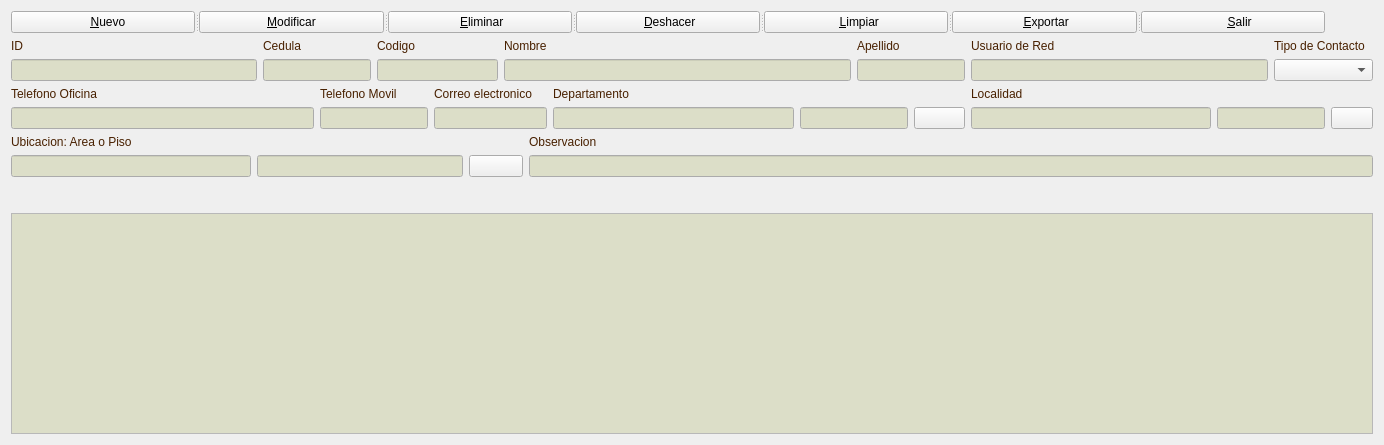
<?xml version="1.0" encoding="UTF-8"?>
<ui version="4.0">
 <class>Form</class>
 <widget class="QWidget" name="Form">
  <property name="geometry">
   <rect>
    <x>0</x>
    <y>0</y>
    <width>1384</width>
    <height>445</height>
   </rect>
  </property>
  <property name="palette">
   <palette>
    <active>
     <colorrole role="Base">
      <brush brushstyle="SolidPattern">
       <color alpha="255">
        <red>220</red>
        <green>222</green>
        <blue>200</blue>
       </color>
      </brush>
     </colorrole>
    </active>
    <inactive>
     <colorrole role="Base">
      <brush brushstyle="SolidPattern">
       <color alpha="255">
        <red>220</red>
        <green>222</green>
        <blue>200</blue>
       </color>
      </brush>
     </colorrole>
    </inactive>
    <disabled>
     <colorrole role="Base">
      <brush brushstyle="SolidPattern">
       <color alpha="255">
        <red>255</red>
        <green>255</green>
        <blue>255</blue>
       </color>
      </brush>
     </colorrole>
    </disabled>
   </palette>
  </property>
  <property name="windowTitle">
   <string>Form</string>
  </property>
  <property name="windowIcon">
   <iconset>
    <normaloff>../img/contactos/user-6-16.png</normaloff>../img/contactos/user-6-16.png</iconset>
  </property>
  <layout class="QGridLayout" name="gridLayout">
   <item row="0" column="0" colspan="16">
    <widget class="QSplitter" name="splitter">
     <property name="orientation">
      <enum>Qt::Horizontal</enum>
     </property>
     <widget class="QPushButton" name="btnNuevo">
      <property name="text">
       <string>   &amp;Nuevo</string>
      </property>
      <property name="icon">
       <iconset>
        <normaloff>../img/30px-Crystal_Clear_app_List_manager.png</normaloff>../img/30px-Crystal_Clear_app_List_manager.png</iconset>
      </property>
     </widget>
     <widget class="QPushButton" name="btnModificar">
      <property name="text">
       <string>&amp;Modificar</string>
      </property>
      <property name="icon">
       <iconset>
        <normaloff>../img/40px-Crystal_Clear_app_kedit.png</normaloff>../img/40px-Crystal_Clear_app_kedit.png</iconset>
      </property>
     </widget>
     <widget class="QPushButton" name="btnEliminar">
      <property name="text">
       <string> &amp;Eliminar</string>
      </property>
      <property name="icon">
       <iconset>
        <normaloff>../img/30px_1 (514).png</normaloff>../img/30px_1 (514).png</iconset>
      </property>
     </widget>
     <widget class="QPushButton" name="btnDeshacer">
      <property name="text">
       <string> &amp;Deshacer</string>
      </property>
      <property name="icon">
       <iconset>
        <normaloff>../img/40px_reload.png</normaloff>../img/40px_reload.png</iconset>
      </property>
     </widget>
     <widget class="QPushButton" name="btnLimpiar">
      <property name="text">
       <string>  &amp;Limpiar</string>
      </property>
      <property name="icon">
       <iconset>
        <normaloff>../img/erase.png</normaloff>../img/erase.png</iconset>
      </property>
     </widget>
     <widget class="QPushButton" name="btnExportar">
      <property name="text">
       <string> &amp;Exportar</string>
      </property>
      <property name="icon">
       <iconset>
        <normaloff>../img/OfficeExcel.png</normaloff>../img/OfficeExcel.png</iconset>
      </property>
     </widget>
     <widget class="QPushButton" name="btnSalir">
      <property name="text">
       <string>    &amp;Salir</string>
      </property>
      <property name="icon">
       <iconset>
        <normaloff>../img/25px_exit.png</normaloff>../img/25px_exit.png</iconset>
      </property>
     </widget>
    </widget>
   </item>
   <item row="1" column="0" colspan="2">
    <widget class="QLabel" name="lblId">
     <property name="palette">
      <palette>
       <active>
        <colorrole role="WindowText">
         <brush brushstyle="SolidPattern">
          <color alpha="255">
           <red>72</red>
           <green>32</green>
           <blue>0</blue>
          </color>
         </brush>
        </colorrole>
       </active>
       <inactive>
        <colorrole role="WindowText">
         <brush brushstyle="SolidPattern">
          <color alpha="255">
           <red>72</red>
           <green>32</green>
           <blue>0</blue>
          </color>
         </brush>
        </colorrole>
       </inactive>
       <disabled>
        <colorrole role="WindowText">
         <brush brushstyle="SolidPattern">
          <color alpha="255">
           <red>127</red>
           <green>127</green>
           <blue>126</blue>
          </color>
         </brush>
        </colorrole>
       </disabled>
      </palette>
     </property>
     <property name="text">
      <string>ID</string>
     </property>
    </widget>
   </item>
   <item row="1" column="2" colspan="2">
    <widget class="QLabel" name="lblCedula">
     <property name="palette">
      <palette>
       <active>
        <colorrole role="WindowText">
         <brush brushstyle="SolidPattern">
          <color alpha="255">
           <red>72</red>
           <green>32</green>
           <blue>0</blue>
          </color>
         </brush>
        </colorrole>
       </active>
       <inactive>
        <colorrole role="WindowText">
         <brush brushstyle="SolidPattern">
          <color alpha="255">
           <red>72</red>
           <green>32</green>
           <blue>0</blue>
          </color>
         </brush>
        </colorrole>
       </inactive>
       <disabled>
        <colorrole role="WindowText">
         <brush brushstyle="SolidPattern">
          <color alpha="255">
           <red>127</red>
           <green>127</green>
           <blue>126</blue>
          </color>
         </brush>
        </colorrole>
       </disabled>
      </palette>
     </property>
     <property name="text">
      <string>Cedula</string>
     </property>
    </widget>
   </item>
   <item row="1" column="4">
    <widget class="QLabel" name="lblCodigo">
     <property name="palette">
      <palette>
       <active>
        <colorrole role="WindowText">
         <brush brushstyle="SolidPattern">
          <color alpha="255">
           <red>72</red>
           <green>32</green>
           <blue>0</blue>
          </color>
         </brush>
        </colorrole>
       </active>
       <inactive>
        <colorrole role="WindowText">
         <brush brushstyle="SolidPattern">
          <color alpha="255">
           <red>72</red>
           <green>32</green>
           <blue>0</blue>
          </color>
         </brush>
        </colorrole>
       </inactive>
       <disabled>
        <colorrole role="WindowText">
         <brush brushstyle="SolidPattern">
          <color alpha="255">
           <red>127</red>
           <green>127</green>
           <blue>126</blue>
          </color>
         </brush>
        </colorrole>
       </disabled>
      </palette>
     </property>
     <property name="text">
      <string>Codigo</string>
     </property>
    </widget>
   </item>
   <item row="1" column="7" colspan="2">
    <widget class="QLabel" name="lblNombre">
     <property name="palette">
      <palette>
       <active>
        <colorrole role="WindowText">
         <brush brushstyle="SolidPattern">
          <color alpha="255">
           <red>72</red>
           <green>32</green>
           <blue>0</blue>
          </color>
         </brush>
        </colorrole>
       </active>
       <inactive>
        <colorrole role="WindowText">
         <brush brushstyle="SolidPattern">
          <color alpha="255">
           <red>72</red>
           <green>32</green>
           <blue>0</blue>
          </color>
         </brush>
        </colorrole>
       </inactive>
       <disabled>
        <colorrole role="WindowText">
         <brush brushstyle="SolidPattern">
          <color alpha="255">
           <red>127</red>
           <green>127</green>
           <blue>126</blue>
          </color>
         </brush>
        </colorrole>
       </disabled>
      </palette>
     </property>
     <property name="text">
      <string>Nombre</string>
     </property>
    </widget>
   </item>
   <item row="1" column="11">
    <widget class="QLabel" name="lblApellido">
     <property name="palette">
      <palette>
       <active>
        <colorrole role="WindowText">
         <brush brushstyle="SolidPattern">
          <color alpha="255">
           <red>72</red>
           <green>32</green>
           <blue>0</blue>
          </color>
         </brush>
        </colorrole>
       </active>
       <inactive>
        <colorrole role="WindowText">
         <brush brushstyle="SolidPattern">
          <color alpha="255">
           <red>72</red>
           <green>32</green>
           <blue>0</blue>
          </color>
         </brush>
        </colorrole>
       </inactive>
       <disabled>
        <colorrole role="WindowText">
         <brush brushstyle="SolidPattern">
          <color alpha="255">
           <red>127</red>
           <green>127</green>
           <blue>126</blue>
          </color>
         </brush>
        </colorrole>
       </disabled>
      </palette>
     </property>
     <property name="text">
      <string>Apellido</string>
     </property>
    </widget>
   </item>
   <item row="1" column="13" colspan="2">
    <widget class="QLabel" name="lblUsuarioRed">
     <property name="palette">
      <palette>
       <active>
        <colorrole role="WindowText">
         <brush brushstyle="SolidPattern">
          <color alpha="255">
           <red>72</red>
           <green>32</green>
           <blue>0</blue>
          </color>
         </brush>
        </colorrole>
       </active>
       <inactive>
        <colorrole role="WindowText">
         <brush brushstyle="SolidPattern">
          <color alpha="255">
           <red>72</red>
           <green>32</green>
           <blue>0</blue>
          </color>
         </brush>
        </colorrole>
       </inactive>
       <disabled>
        <colorrole role="WindowText">
         <brush brushstyle="SolidPattern">
          <color alpha="255">
           <red>127</red>
           <green>127</green>
           <blue>126</blue>
          </color>
         </brush>
        </colorrole>
       </disabled>
      </palette>
     </property>
     <property name="text">
      <string>Usuario de Red</string>
     </property>
    </widget>
   </item>
   <item row="1" column="15" colspan="2">
    <widget class="QLabel" name="lblTipoContacto">
     <property name="palette">
      <palette>
       <active>
        <colorrole role="WindowText">
         <brush brushstyle="SolidPattern">
          <color alpha="255">
           <red>72</red>
           <green>32</green>
           <blue>0</blue>
          </color>
         </brush>
        </colorrole>
       </active>
       <inactive>
        <colorrole role="WindowText">
         <brush brushstyle="SolidPattern">
          <color alpha="255">
           <red>72</red>
           <green>32</green>
           <blue>0</blue>
          </color>
         </brush>
        </colorrole>
       </inactive>
       <disabled>
        <colorrole role="WindowText">
         <brush brushstyle="SolidPattern">
          <color alpha="255">
           <red>127</red>
           <green>127</green>
           <blue>126</blue>
          </color>
         </brush>
        </colorrole>
       </disabled>
      </palette>
     </property>
     <property name="text">
      <string>Tipo de Contacto</string>
     </property>
    </widget>
   </item>
   <item row="2" column="0" colspan="2">
    <widget class="QLineEdit" name="txtId"/>
   </item>
   <item row="2" column="2" colspan="2">
    <widget class="QLineEdit" name="txtCedula"/>
   </item>
   <item row="2" column="4" colspan="3">
    <widget class="QLineEdit" name="txtCodigo"/>
   </item>
   <item row="2" column="7" colspan="4">
    <widget class="QLineEdit" name="txtNombre"/>
   </item>
   <item row="2" column="11" colspan="2">
    <widget class="QLineEdit" name="txtApellido"/>
   </item>
   <item row="2" column="13" colspan="2">
    <widget class="QLineEdit" name="txtUsuario_Red"/>
   </item>
   <item row="2" column="15" colspan="2">
    <widget class="QComboBox" name="cbxTipoContacto">
     <property name="editable">
      <bool>false</bool>
     </property>
    </widget>
   </item>
   <item row="3" column="0" colspan="3">
    <widget class="QLabel" name="lblTelefonoOficina">
     <property name="palette">
      <palette>
       <active>
        <colorrole role="WindowText">
         <brush brushstyle="SolidPattern">
          <color alpha="255">
           <red>72</red>
           <green>32</green>
           <blue>0</blue>
          </color>
         </brush>
        </colorrole>
       </active>
       <inactive>
        <colorrole role="WindowText">
         <brush brushstyle="SolidPattern">
          <color alpha="255">
           <red>72</red>
           <green>32</green>
           <blue>0</blue>
          </color>
         </brush>
        </colorrole>
       </inactive>
       <disabled>
        <colorrole role="WindowText">
         <brush brushstyle="SolidPattern">
          <color alpha="255">
           <red>127</red>
           <green>127</green>
           <blue>126</blue>
          </color>
         </brush>
        </colorrole>
       </disabled>
      </palette>
     </property>
     <property name="text">
      <string>Telefono Oficina</string>
     </property>
    </widget>
   </item>
   <item row="3" column="3" colspan="2">
    <widget class="QLabel" name="lblTelefonoMovil">
     <property name="palette">
      <palette>
       <active>
        <colorrole role="WindowText">
         <brush brushstyle="SolidPattern">
          <color alpha="255">
           <red>72</red>
           <green>32</green>
           <blue>0</blue>
          </color>
         </brush>
        </colorrole>
       </active>
       <inactive>
        <colorrole role="WindowText">
         <brush brushstyle="SolidPattern">
          <color alpha="255">
           <red>72</red>
           <green>32</green>
           <blue>0</blue>
          </color>
         </brush>
        </colorrole>
       </inactive>
       <disabled>
        <colorrole role="WindowText">
         <brush brushstyle="SolidPattern">
          <color alpha="255">
           <red>127</red>
           <green>127</green>
           <blue>126</blue>
          </color>
         </brush>
        </colorrole>
       </disabled>
      </palette>
     </property>
     <property name="text">
      <string>Telefono Movil</string>
     </property>
    </widget>
   </item>
   <item row="3" column="5" colspan="4">
    <widget class="QLabel" name="lblEmail">
     <property name="palette">
      <palette>
       <active>
        <colorrole role="WindowText">
         <brush brushstyle="SolidPattern">
          <color alpha="255">
           <red>72</red>
           <green>32</green>
           <blue>0</blue>
          </color>
         </brush>
        </colorrole>
       </active>
       <inactive>
        <colorrole role="WindowText">
         <brush brushstyle="SolidPattern">
          <color alpha="255">
           <red>72</red>
           <green>32</green>
           <blue>0</blue>
          </color>
         </brush>
        </colorrole>
       </inactive>
       <disabled>
        <colorrole role="WindowText">
         <brush brushstyle="SolidPattern">
          <color alpha="255">
           <red>127</red>
           <green>127</green>
           <blue>126</blue>
          </color>
         </brush>
        </colorrole>
       </disabled>
      </palette>
     </property>
     <property name="text">
      <string>Correo electronico</string>
     </property>
    </widget>
   </item>
   <item row="3" column="9" colspan="3">
    <widget class="QLabel" name="lblDpto">
     <property name="palette">
      <palette>
       <active>
        <colorrole role="WindowText">
         <brush brushstyle="SolidPattern">
          <color alpha="255">
           <red>72</red>
           <green>32</green>
           <blue>0</blue>
          </color>
         </brush>
        </colorrole>
       </active>
       <inactive>
        <colorrole role="WindowText">
         <brush brushstyle="SolidPattern">
          <color alpha="255">
           <red>72</red>
           <green>32</green>
           <blue>0</blue>
          </color>
         </brush>
        </colorrole>
       </inactive>
       <disabled>
        <colorrole role="WindowText">
         <brush brushstyle="SolidPattern">
          <color alpha="255">
           <red>127</red>
           <green>127</green>
           <blue>126</blue>
          </color>
         </brush>
        </colorrole>
       </disabled>
      </palette>
     </property>
     <property name="text">
      <string>Departamento</string>
     </property>
    </widget>
   </item>
   <item row="3" column="13" colspan="2">
    <widget class="QLabel" name="lblLocalidad">
     <property name="palette">
      <palette>
       <active>
        <colorrole role="WindowText">
         <brush brushstyle="SolidPattern">
          <color alpha="255">
           <red>72</red>
           <green>32</green>
           <blue>0</blue>
          </color>
         </brush>
        </colorrole>
       </active>
       <inactive>
        <colorrole role="WindowText">
         <brush brushstyle="SolidPattern">
          <color alpha="255">
           <red>72</red>
           <green>32</green>
           <blue>0</blue>
          </color>
         </brush>
        </colorrole>
       </inactive>
       <disabled>
        <colorrole role="WindowText">
         <brush brushstyle="SolidPattern">
          <color alpha="255">
           <red>127</red>
           <green>127</green>
           <blue>126</blue>
          </color>
         </brush>
        </colorrole>
       </disabled>
      </palette>
     </property>
     <property name="text">
      <string>Localidad</string>
     </property>
    </widget>
   </item>
   <item row="4" column="0" colspan="3">
    <widget class="QLineEdit" name="txtTelefono_Oficina"/>
   </item>
   <item row="4" column="3" colspan="2">
    <widget class="QLineEdit" name="txtTelefono_Movil"/>
   </item>
   <item row="4" column="5" colspan="4">
    <widget class="QLineEdit" name="txtEmail"/>
   </item>
   <item row="4" column="9">
    <widget class="QLineEdit" name="txtIdDepartamento">
     <property name="focusPolicy">
      <enum>Qt::NoFocus</enum>
     </property>
    </widget>
   </item>
   <item row="4" column="10" colspan="2">
    <widget class="QLineEdit" name="txtDepartamento"/>
   </item>
   <item row="4" column="12">
    <widget class="QPushButton" name="btnBuscarDpto">
     <property name="text">
      <string/>
     </property>
     <property name="icon">
      <iconset>
       <normaloff>../img/contactos/apartment-2-16.png</normaloff>../img/contactos/apartment-2-16.png</iconset>
     </property>
    </widget>
   </item>
   <item row="4" column="13">
    <widget class="QLineEdit" name="txtIdLocalidad">
     <property name="focusPolicy">
      <enum>Qt::NoFocus</enum>
     </property>
    </widget>
   </item>
   <item row="4" column="14" colspan="2">
    <widget class="QLineEdit" name="txtLocalidad"/>
   </item>
   <item row="4" column="16">
    <widget class="QPushButton" name="btnBuscarLocalidad">
     <property name="text">
      <string/>
     </property>
     <property name="icon">
      <iconset>
       <normaloff>../img/contactos/map-4-24.png</normaloff>../img/contactos/map-4-24.png</iconset>
     </property>
    </widget>
   </item>
   <item row="5" column="0" colspan="4">
    <widget class="QLabel" name="lblUbicacion">
     <property name="palette">
      <palette>
       <active>
        <colorrole role="WindowText">
         <brush brushstyle="SolidPattern">
          <color alpha="255">
           <red>72</red>
           <green>32</green>
           <blue>0</blue>
          </color>
         </brush>
        </colorrole>
       </active>
       <inactive>
        <colorrole role="WindowText">
         <brush brushstyle="SolidPattern">
          <color alpha="255">
           <red>72</red>
           <green>32</green>
           <blue>0</blue>
          </color>
         </brush>
        </colorrole>
       </inactive>
       <disabled>
        <colorrole role="WindowText">
         <brush brushstyle="SolidPattern">
          <color alpha="255">
           <red>127</red>
           <green>127</green>
           <blue>126</blue>
          </color>
         </brush>
        </colorrole>
       </disabled>
      </palette>
     </property>
     <property name="text">
      <string>Ubicacion: Area o Piso</string>
     </property>
    </widget>
   </item>
   <item row="5" column="8" colspan="4">
    <widget class="QLabel" name="lblObservacion">
     <property name="palette">
      <palette>
       <active>
        <colorrole role="WindowText">
         <brush brushstyle="SolidPattern">
          <color alpha="255">
           <red>72</red>
           <green>32</green>
           <blue>0</blue>
          </color>
         </brush>
        </colorrole>
       </active>
       <inactive>
        <colorrole role="WindowText">
         <brush brushstyle="SolidPattern">
          <color alpha="255">
           <red>72</red>
           <green>32</green>
           <blue>0</blue>
          </color>
         </brush>
        </colorrole>
       </inactive>
       <disabled>
        <colorrole role="WindowText">
         <brush brushstyle="SolidPattern">
          <color alpha="255">
           <red>127</red>
           <green>127</green>
           <blue>126</blue>
          </color>
         </brush>
        </colorrole>
       </disabled>
      </palette>
     </property>
     <property name="text">
      <string>Observacion</string>
     </property>
    </widget>
   </item>
   <item row="6" column="0">
    <widget class="QLineEdit" name="txtIdUbicacion">
     <property name="focusPolicy">
      <enum>Qt::NoFocus</enum>
     </property>
    </widget>
   </item>
   <item row="6" column="1" colspan="5">
    <widget class="QLineEdit" name="txtUbicacion"/>
   </item>
   <item row="6" column="6" colspan="2">
    <widget class="QPushButton" name="btnUbicacionBuscar">
     <property name="text">
      <string/>
     </property>
     <property name="icon">
      <iconset>
       <normaloff>../img/contactos/building-5-24.png</normaloff>../img/contactos/building-5-24.png</iconset>
     </property>
    </widget>
   </item>
   <item row="6" column="8" colspan="9">
    <widget class="QLineEdit" name="lineEdit"/>
   </item>
   <item row="7" column="3">
    <spacer name="verticalSpacer_2">
     <property name="orientation">
      <enum>Qt::Vertical</enum>
     </property>
     <property name="sizeType">
      <enum>QSizePolicy::Preferred</enum>
     </property>
     <property name="sizeHint" stdset="0">
      <size>
       <width>20</width>
       <height>30</height>
      </size>
     </property>
    </spacer>
   </item>
   <item row="8" column="0" colspan="17">
    <widget class="QTableWidget" name="tableWidget"/>
   </item>
  </layout>
 </widget>
 <resources/>
 <connections/>
</ui>
